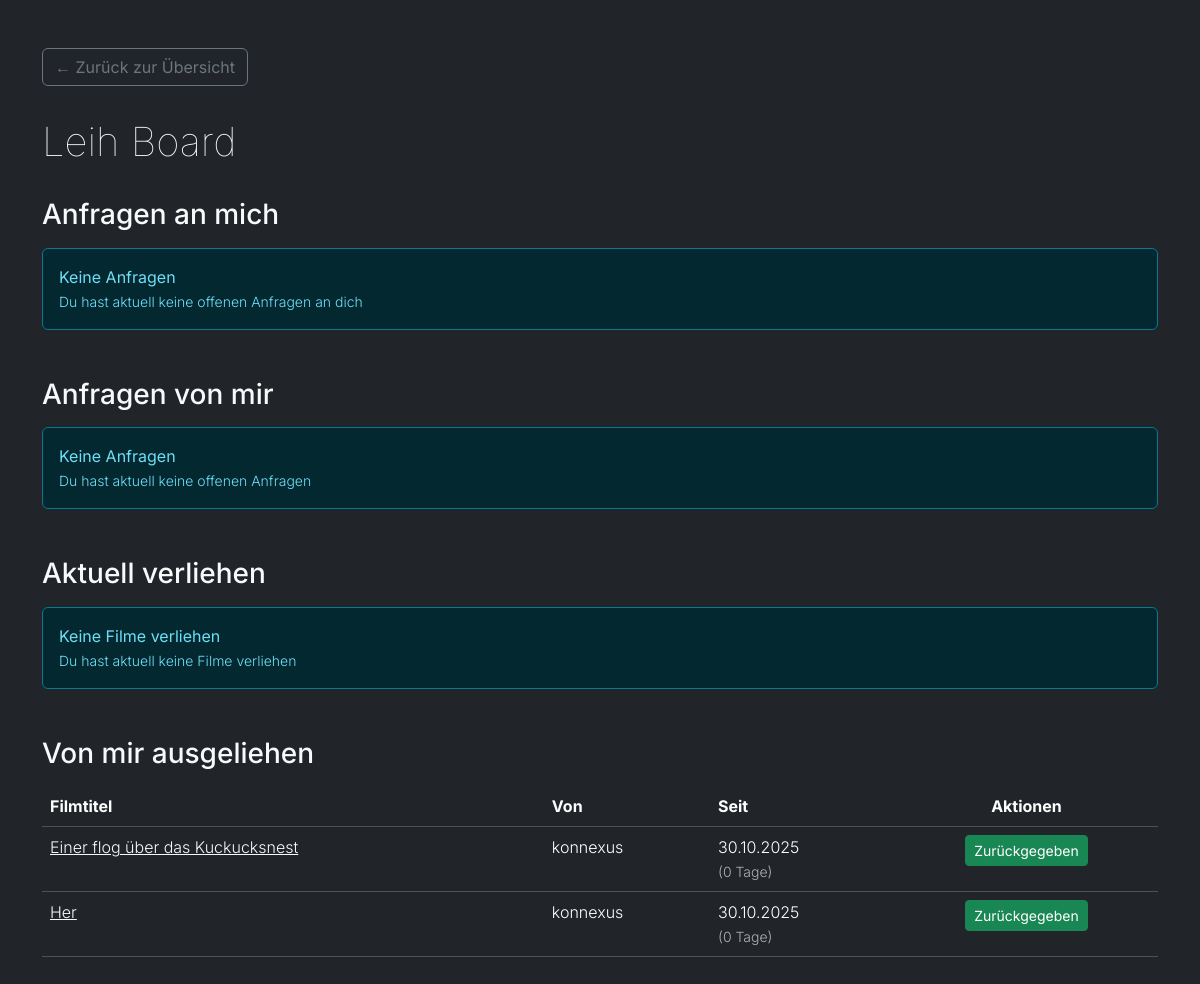
/leihboard (signed in), run on an earlier commit of the app's database.
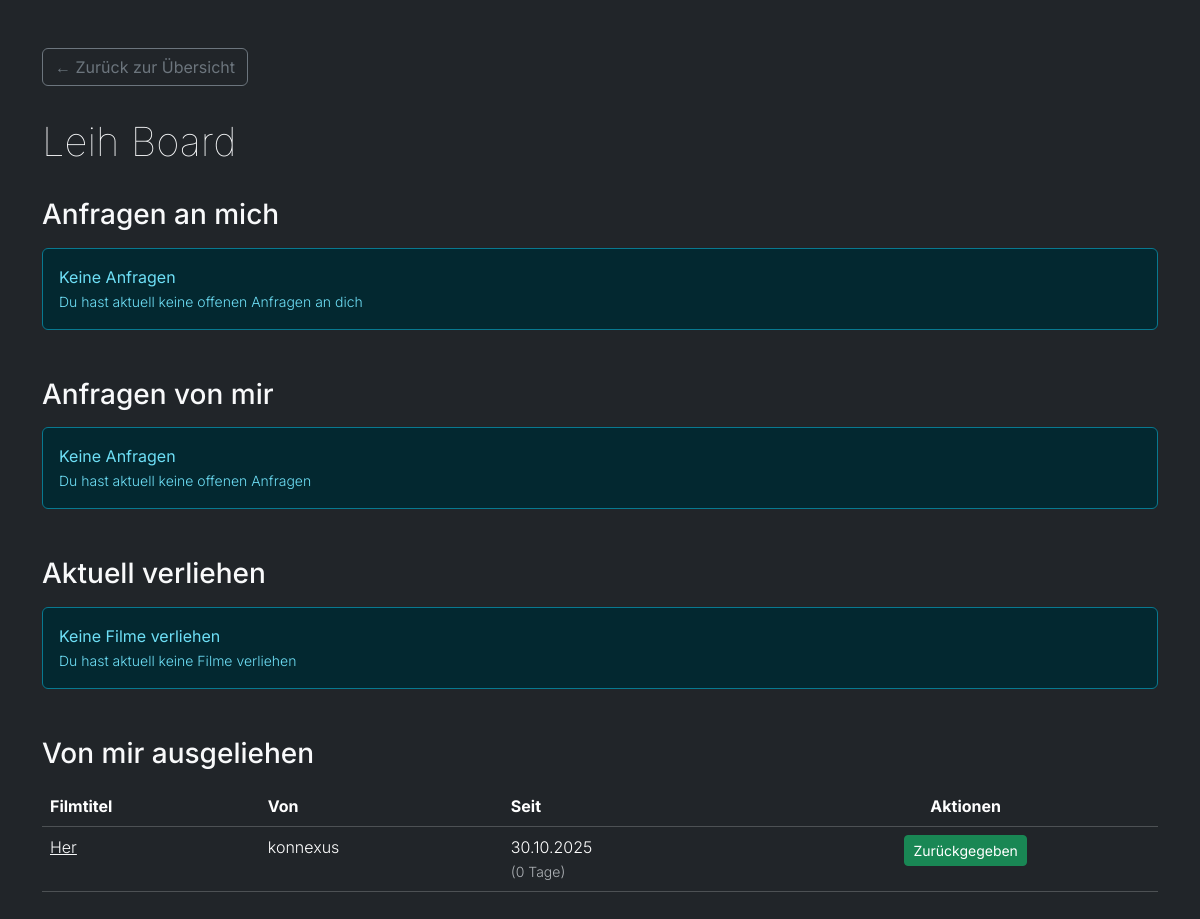
And on a later commit of the database.
### app.py (models this page shows)
class Film(db.Model):
    id = db.Column(db.Integer, primary_key=True)
    title = db.Column(db.String(200), nullable=False)
    year = db.Column(db.Integer)
    beschreibung = db.Column(db.Text)
    tmdb_id = db.Column(db.String(20))
    poster_url = db.Column(db.String(500))
    besitzer = db.Column(db.String(100))
    verliehen_an = db.Column(db.String(100))
    verliehen_seit = db.Column(db.DateTime)
    genres = db.Column(db.String(500))  # Komma-separierte Liste von Genres
    wunschliste = db.Column(db.Boolean, default=True)

### app.py (the view)
@app.route('/leihboard')
@login_erforderlich
def leihboard():
    current_user = Benutzer.query.get(session['benutzer_id'])
    requests_to_me = LendingRequest.query.filter_by(owner_id=current_user.id).all()
    requests_to_me = sorted(requests_to_me, key=lambda x: x.borrower.name)
    requests_from_me = LendingRequest.query.filter_by(borrower_id=current_user.id).all()
    requests_from_me = sorted(requests_from_me, key=lambda x: x.owner.name)
    lent_films = Film.query.filter_by(besitzer=current_user.name).filter(Film.verliehen_an.isnot(None)).all()
    lent_films = sorted(lent_films, key=lambda x: x.verliehen_an or "")
    borrowed_films = Film.query.filter_by(verliehen_an=current_user.name).all()
    borrowed_films = sorted(borrowed_films, key=lambda x: x.besitzer or "")
    return render_template('leihboard.html', requests_to_me=requests_to_me, requests_from_me=requests_from_me, lent_films=lent_films, borrowed_films=borrowed_films, datetime=datetime)

### app.py (called while the page is built)
def login_erforderlich(f):
    @wraps(f)
    def decorated_function(*args, **kwargs):
        if "benutzer_id" not in session:
            flash("Du musst dich anmelden", "warning")
            return redirect(url_for("login"))
        return f(*args, **kwargs)
    return decorated_function

@app.context_processor
def inject_user():
    user_admin = False
    if session.get("benutzer_id"):
        user = Benutzer.query.filter_by(id=session.get("benutzer_id")).first()
        user_admin = user.is_admin if user else False
    return dict(session=session, user_admin=user_admin)

### templates/leihboard.html (shortened to what this page needs)
<!DOCTYPE html>
<html lang="de" data-bs-theme="dark">
<head>
    <link href="https://cdn.jsdelivr.net/npm/bootstrap@5.3.2/dist/css/bootstrap.min.css" rel="stylesheet">
</head>
<body class="bg-dark text-light">
    <div class="container py-5">
        <div class="back-button">
            <a href="{{ url_for('index') }}" class="btn btn-outline-secondary">
                ← Zurück zur Übersicht
            </a>
        </div>
        <h1 class="mb-4">Leih Board</h1>
        <div class="table-container">
            <h3 class="mb-3">Anfragen an mich</h3>
            {% if requests_to_me %}
                <div class="table-responsive">
                    <table class="table table-dark table-hover">
                        <thead>
                            <tr>
                                <th>Filmtitel</th>
                                <th>Von</th>
                                <th class="text-center">Aktionen</th>
                            </tr>
                        </thead>
                        <tbody>
                            {% for request in requests_to_me %}
                                <tr>
                                    <td>
                                        <a href="{{ url_for('film_detail', film_id=request.film.id) }}" class="text-light">
                                            {{ request.film.title }}
                                        </a>
                                    </td>
                                    <td>{{ request.borrower.name }}</td>
                                    <td class="text-center">
                                        <form action="{{ url_for('verleihen', film_id=request.film.id) }}" method="POST" style="display:inline;">
                                            <input type="hidden" name="verliehen_an" value="{{ request.borrower.name }}">
                                            <input type="hidden" name="next" value="leihboard">
                                            <button type="submit" class="btn btn-sm btn-warning" title="Verleihen">
                                                <i class="bi bi-hand-thumbs-up"></i> Verleihen
                                            </button>
                                        </form>
                                        <form action="{{ url_for('delete_lending_request', request_id=request.id) }}" method="POST" style="display:inline;">
                                            <input type="hidden" name="next" value="leihboard">
                                            <button type="submit" class="btn btn-sm btn-outline-danger" onclick="return confirm('Anfrage wirklich löschen?')" title="Anfrage löschen">
                                                Löschen
                                            </button>
                                        </form>
                                    </td>
                                </tr>
                            {% endfor %}
                        </tbody>
                    </table>
                </div>
            {% else %}
                <div class="alert alert-info">
                    <strong>Keine Anfragen</strong><br>
                    <small>Du hast aktuell keine offenen Anfragen an dich</small>
                </div>
            {% endif %}
        </div>
        <div class="table-container mt-5">
            <h3 class="mb-3">Anfragen von mir</h3>
            {% if requests_from_me %}
                <div class="table-responsive">
                    <table class="table table-dark table-hover">
                        <thead>
                            <tr>
                                <th>Filmtitel</th>
                                <th>An</th>
                                <th class="text-center">Aktionen</th>
                            </tr>
                        </thead>
                        <tbody>
                            {% for request in requests_from_me %}
                                <tr>
                                    <td>
                                        <a href="{{ url_for('film_detail', film_id=request.film.id) }}" class="text-light">
                                            {{ request.film.title }}
                                        </a>
                                    </td>
                                    <td>{{ request.owner.name }}</td>
                                    <td class="text-center">
                                        <form action="{{ url_for('delete_lending_request', request_id=request.id) }}" method="POST" style="display:inline;">
                                            <input type="hidden" name="next" value="leihboard">
                                            <button type="submit" class="btn btn-sm btn-outline-danger" onclick="return confirm('Anfrage wirklich löschen?')" title="Anfrage löschen">
                                                Löschen
                                            </button>
                                        </form>
                                    </td>
                                </tr>
                            {% endfor %}
                        </tbody>
                    </table>
                </div>
            {% else %}
                <div class="alert alert-info">
                    <strong>Keine Anfragen</strong><br>
                    <small>Du hast aktuell keine offenen Anfragen</small>
                </div>
            {% endif %}
        </div>
        <div class="table-container mt-5">
            <h3 class="mb-3">Aktuell verliehen</h3>
            {% if lent_films %}
                <div class="table-responsive">
                    <table class="table table-dark table-hover">
                        <thead>
                            <tr>
                                <th>Filmtitel</th>
                                <th>An</th>
                                <th>Seit</th>
                                <th class="text-center">Aktionen</th>
                            </tr>
                        </thead>
                        <tbody>
                            {% for film in lent_films %}
                                <tr>
                                    <td>
                                        <a href="{{ url_for('film_detail', film_id=film.id) }}" class="text-light">
                                            {{ film.title }}
                                        </a>
                                    </td>
                                    <td>{{ film.verliehen_an }}</td>
                                    <td>
                                        {{ film.verliehen_seit.strftime('%d.%m.%Y') }}<br>
                                        <small class="text-muted">({{ (datetime.now() - film.verliehen_seit).days }} Tage)</small>
                                    </td>
                                    <td class="text-center">
                                        <form action="{{ url_for('zurueckgeben', film_id=film.id) }}" method="POST" style="display:inline;">
                                            <input type="hidden" name="next" value="leihboard">
                                            <button type="submit" class="btn btn-sm btn-success" title="Film zurückgeben">
                                                Zurückgegeben
                                            </button>
                                        </form>
                                    </td>
                                </tr>
                            {% endfor %}
                        </tbody>
                    </table>
                </div>
            {% else %}
                <div class="alert alert-info">
                    <strong>Keine Filme verliehen</strong><br>
                    <small>Du hast aktuell keine Filme verliehen</small>
                </div>
            {% endif %}
        </div>
        <div class="table-container mt-5">
            <h3 class="mb-3">Von mir ausgeliehen</h3>
            {% if borrowed_films %}
                <div class="table-responsive">
                    <table class="table table-dark table-hover">
                        <thead>
                            <tr>
                                <th>Filmtitel</th>
                                <th>Von</th>
                                <th>Seit</th>
                                <th class="text-center">Aktionen</th>
                            </tr>
                        </thead>
                        <tbody>
                            {% for film in borrowed_films %}
                                <tr>
                                    <td>
                                        <a href="{{ url_for('film_detail', film_id=film.id) }}" class="text-light">
                                            {{ film.title }}
                                        </a>
                                    </td>
                                    <td>{{ film.besitzer }}</td>
                                    <td>
                                        {{ film.verliehen_seit.strftime('%d.%m.%Y') }}<br>
                                        <small class="text-muted">({{ (datetime.now() - film.verliehen_seit).days }} Tage)</small>
                                    </td>
                                    <td class="text-center">
                                        <form action="{{ url_for('zurueckgeben', film_id=film.id) }}" method="POST" style="display:inline;">
                                            <button type="submit" class="btn btn-sm btn-success" title="Film zurückgegeben">
                                                Zurückgegeben
                                            </button>
                                        </form>
                                    </td>
                                </tr>
                            {% endfor %}
                        </tbody>
                    </table>
                </div>
            {% else %}
                <div class="alert alert-info">
                    <strong>Keine Filme ausgeliehen</strong><br>
                    <small>Du hast aktuell keine Filme von anderen geliehen</small>
                </div>
            {% endif %}
        </div>
    </div>
</body>
</html>

### templates/leihboard.html (style rules this page uses)
body { font-family: 'Inter', sans-serif; font-weight: 300; }
h1 { font-weight: 100; }
.back-button { margin-bottom: 2rem; }
.table-container { margin-top: 2rem; }

What changed in the data, as far as the page shows it:
removed Film: title "Einer flog über das Kuckucksnest", besitzer "konnexus", verliehen_seit "30.10.2025"
